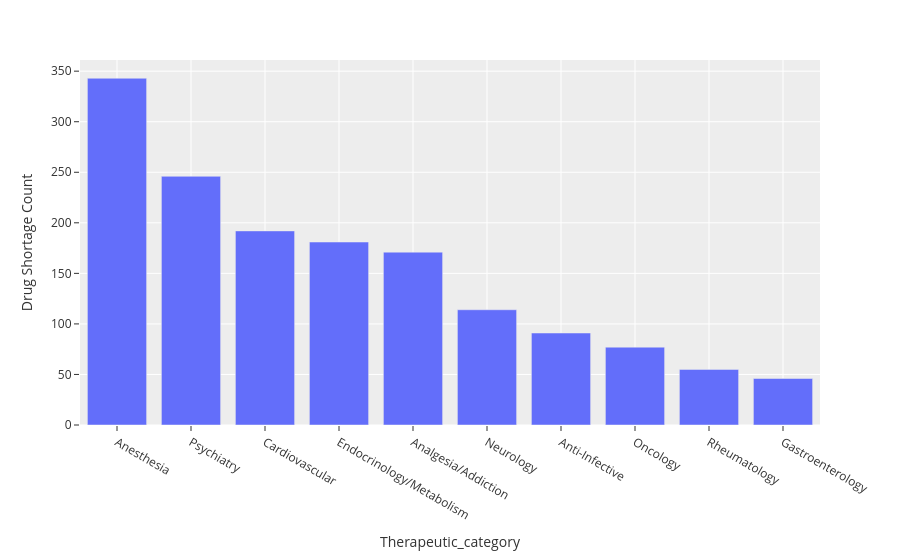

Here is the notebook cell this chart was saved with:
### Markdown cell above
#### Insights from Temporal chart:
*Shortage trend over time has shown wide volatility in shortage after 2019. The shortage has spiked after Covid-19. This shortage, while remained low in 2024, has increased dramatically in 2025, showing that the supply chain continues to face pressure in meeting the market demand.*

### Code cell
# Helper Function 2: Bar chart
def make_bar_chart_categorical(df_filtered,groupby_category):
    '''
    Plots vertical bar chart for categorical variables like therapeutic categories, dose form, etc.
    The plot shows shortage aggregated over filtered time frame for each entity of the selected category (Top 10).
    Input - Filtered dataframe, groupby_category
    Output - Plotly figure
    '''
    category_counts = df_filtered[groupby_category].value_counts().reset_index().sort_values('count', ascending=False).head(10)
    category_counts.columns = [groupby_category, 'count']
    fig = px.bar(category_counts, x=groupby_category, y='count',
                 labels={groupby_category: groupby_category.capitalize(), 'count': 'Shortage Count'})
    fig.update_layout(yaxis_title='Drug Shortage Count')
    # Updating the theme
    fig.update_layout(template='ggplot2')
    return fig

# Executing the function with full dataframe:
make_bar_chart_categorical(df,groupby_category='therapeutic_category')

### Figure 1 — Plotly figure (JSON) as saved in the notebook; plotly's stock layout.template omitted (floating-point values rounded to 4 significant figures)
{"data": [{"hovertemplate": "Therapeutic_category=%{x}<br>Shortage Count=%{y}<extra></extra>", "legendgroup": "", "marker": {"color": "#636efa", "pattern": {"shape": ""}}, "name": "", "orientation": "v", "showlegend": false, "textposition": "auto", "type": "bar", "x": ["Anesthesia", "Psychiatry", "Cardiovascular", "Endocrinology/Metabolism", "Analgesia/Addiction", "Neurology", "Anti-Infective", "Oncology", "Rheumatology", "Gastroenterology"], "xaxis": "x", "y": [343, 246, 192, 181, 171, 114, 91, 77, 55, 46], "yaxis": "y"}], "layout": {"barmode": "relative", "legend": {"tracegroupgap": 0}, "margin": {"t": 60}, "xaxis": {"anchor": "y", "domain": [0, 1], "title": {"text": "Therapeutic_category"}}, "yaxis": {"anchor": "x", "domain": [0, 1], "title": {"text": "Drug Shortage Count"}}}}
